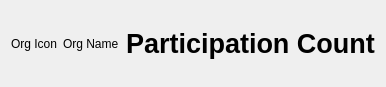
<?xml version="1.0" encoding="UTF-8"?>
<ui version="4.0">
 <class>OrgParticipationClass</class>
 <widget class="QWidget" name="OrgParticipationClass">
  <property name="geometry">
   <rect>
    <x>0</x>
    <y>0</y>
    <width>386</width>
    <height>87</height>
   </rect>
  </property>
  <property name="windowTitle">
   <string>Form</string>
  </property>
  <layout class="QGridLayout" name="gridLayout">
   <item row="0" column="0">
    <layout class="QHBoxLayout" name="horizontalLayout">
     <item>
      <widget class="QLabel" name="labelOrgIcon">
       <property name="text">
        <string>Org Icon</string>
       </property>
      </widget>
     </item>
     <item>
      <widget class="QLabel" name="labelOrgName">
       <property name="text">
        <string>Org Name</string>
       </property>
      </widget>
     </item>
     <item>
      <spacer name="horizontalSpacer">
       <property name="orientation">
        <enum>Qt::Orientation::Horizontal</enum>
       </property>
       <property name="sizeHint" stdset="0">
        <size>
         <width>40</width>
         <height>20</height>
        </size>
       </property>
      </spacer>
     </item>
     <item>
      <widget class="QLabel" name="labelParticipationCount">
       <property name="font">
        <font>
         <pointsize>20</pointsize>
         <bold>true</bold>
        </font>
       </property>
       <property name="text">
        <string>Participation Count</string>
       </property>
      </widget>
     </item>
    </layout>
   </item>
  </layout>
 </widget>
 <resources/>
 <connections/>
</ui>
